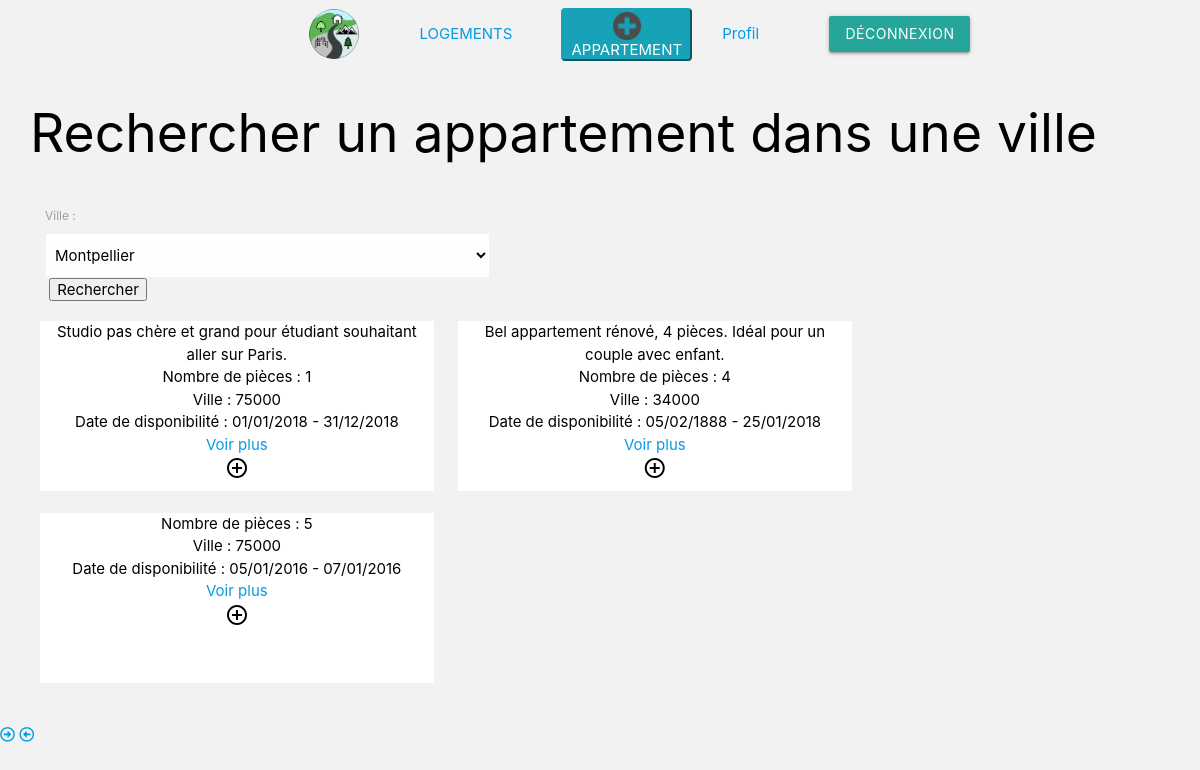
Page /controller/listOfApparts.php on the committed database.
### tables this page shows
CREATE TABLE IF NOT EXISTS `appartements` (
  `id_appartement` int(11) NOT NULL AUTO_INCREMENT,
  `prix` int(11) NOT NULL,
  `description` varchar(180) NOT NULL,
  `etat` varchar(180) NOT NULL,
  `nbPiece` int(11) NOT NULL,
  `surface` int(11) NOT NULL,
  `meuble` tinyint(1) NOT NULL,
  `ind_energie` varchar(180) NOT NULL,
  `dateCreation` varchar(180) NOT NULL,
  `dateExpiration` varchar(180) NOT NULL,
  `message` varchar(255) NOT NULL,
  `statut` tinyint(1) NOT NULL,
  `FK_USERS` int(11) NOT NULL,
  `FK_QUARTIERS` int(11) NOT NULL,
  `FK_VILLES` int(11) NOT NULL,
  PRIMARY KEY (`id_appartement`),
  KEY `APPARTEMENTS_USERS_FK` (`FK_USERS`),
  KEY `APPARTEMENTS_QUARTIERS0_FK` (`FK_QUARTIERS`),
  KEY `APPARTEMENTS_VILLES1_FK` (`FK_VILLES`)
);

### controller/listOfApparts.php (called while the page is built, shortened)
<?php
require_once("../model/mainModel.php");
$lobjVilles = GetCities();
require_once("../view/listOfApparts.view.php");

### model/mainModel.php (called while the page is built, shortened)
<?php
function GetDataBase()
{
    $host = "localhost";
    $dbName = "lebonappart";
    $login = "root";
    $password = "";
    try {
        $bdd = new PDO('mysql:host=' . $host . ';dbname=' . $dbName . ';charset=utf8',
            $login, $password, array(PDO::ATTR_ERRMODE => PDO::ERRMODE_EXCEPTION));
    } catch (Exception $e) {
        $bdd = null;
        die('Erreur : ' . $e->getMessage());
    }
    return $bdd;
}
function GetCities()
{
    $bdd = GetDataBase();
    $lobjCity = false;
    if ($bdd) {
        $lstrQuery = "SELECT * FROM VILLES";
        $stmt = $bdd->prepare($lstrQuery);
        $stmt->execute();
        $lobjCity = $stmt->fetchAll(PDO::FETCH_OBJ);;
    }
    return $lobjCity;
}
function GetApparts()
{
    $bdd = GetDataBase();
    if ($bdd) {
        $lstrQuery = "SELECT * FROM appartements";
        $stmt = $bdd->prepare($lstrQuery);
        $stmt->execute();
        $lobjApparts = $stmt->fetchAll(PDO::FETCH_OBJ);
    }
    return $lobjApparts;
}

### view/listOfApparts.view.php (the view, shortened to what this page needs)
<?php
include("../helper/header.php");
?>
<?php
$lobjApparts = GetApparts();
include("../helper/navbar.php");
?>
    <div id="" class="container-fluid">
        <div class="row">
            <div class="col-md-12 center-block">
                <h2 style="color: black"> Rechercher un appartement dans une ville</h2>
            </div>
        </div>
    </div>
    <div class="container-fluid">
        <div class="row">
            <div class="col-md-12 center-block">
                <form method="POST" action="../controller/listOfApparts.php">
                    <div class="col-md-5">
                        <label id="searchCity">Ville :</label>
                        <select name="city" class="cityForm">
                            <?php foreach ($lobjVilles as $ville) { ?>
                                <option value="<?php echo($ville->cpVille); ?>"
                                        style=" z-index:8; display: block; color:black;"> <?php echo($ville->nomVille); ?></option>
                            <?php } ?>
                        </select>
                    </div>
                    <div class="col-md-4">
                        <input type="submit" name="submit" value="Rechercher">
                    </div>
                </form>
            </div>
        </div>
    </div>
    <div class="container-fluid">
        <div class="row">
            <div class="col-md-10" >
                <?php foreach ($lobjApparts as $appart) {
                    ?>
                    <div class="item col-md-5">
                        <div class="title">
                            <?php
                            echo($appart->message);
                            ?>
                        </div>
                        <div class="infos">
                            <div>
                                Nombre de pièces :
                                <?php
                                echo($appart->nbPiece);
                                ?>
                            </div>
                            <div>
                                Ville : <?php
                                echo($appart->FK_VILLES);
                                ?>
                            </div>
                            <div>
                                Date de disponibilité : <?php
                                echo($appart->dateCreation);
                                ?> - <?php
                                echo($appart->dateExpiration);
                                ?>
                            </div>
                            <a href="../controller/detailAppart.php?idAppartement=<?php echo($appart->id_appartement) ?>">
                                Voir plus
                            </a>
                        </div>
                        <div class="more">
                            <i class="material-icons dp48">add_circle_outline</i>
                        </div>
                    </div>
                <?php } ?>
            </div>
        </div>
    </div>
    <a href="" class="nextArrow">
        <i class="far fa-arrow-alt-circle-right "></i>
    </a>
    <a href="" class="previousArrow">
        <i class="far fa-arrow-alt-circle-left"></i>
    </a>

### assets/css/myStyle.css (style rules this page uses)
body { background-color: #F2F2F2!important; color: black!important; }
.cityForm { z-index:8; display: block; }
.item { width: 300px; height: 170px; display: inline-block; background-color: white; position: relative; margin: 0 10px 15px 10px; align-self: flex-start; box-sizing: border-box; text-align: center; background-size: cover; overflow: hidden; }

### rows in the picture
appartements: message "Studio pas chère et grand pour étudiant souhaitant aller sur Paris.", nbPiece "1", FK_VILLES "75000", dateCreation "01/01/2018", dateExpiration "31/12/2018"
appartements: message "Bel appartement rénové, 4 pièces. Idéal pour un couple avec enfant.", nbPiece "4", FK_VILLES "34000", dateCreation "05/02/1888", dateExpiration "25/01/2018"
appartements: nbPiece "5", FK_VILLES "75000", dateCreation "05/01/2016", dateExpiration "07/01/2016"

### other values in the picture
form field city "Montpellier"
